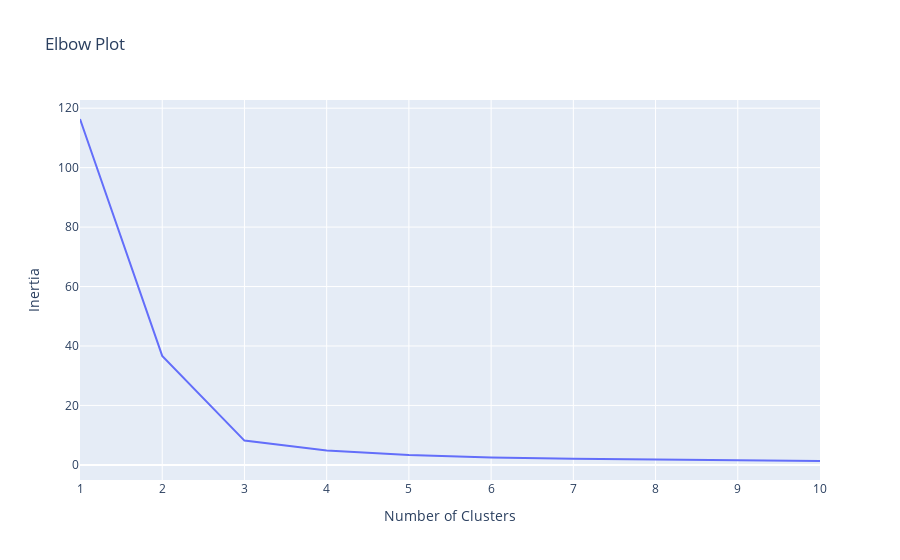

This figure's notebook cell:
### Code cell
# Selecting only the numerical columns related to mental disorders
X= df.iloc[:, 3:]
print(X.head())

# elbow plot
inertia = []
for i in range(1, 11):
    kmeans = KMeans(n_clusters=i, random_state=42)
    kmeans.fit(X)
    inertia.append(kmeans.inertia_)

# Plotting the elbow plot with plotly
fig = px.line(x=range(1, 11), y=inertia, title='Elbow Plot', labels={'x': 'Number of Clusters', 'y': 'Inertia'})
fig.show()

### Figure 1 — Plotly figure (JSON) as saved in the notebook; plotly's stock layout.template omitted (floating-point values rounded to 4 significant figures)
{"data": [{"hovertemplate": "Number of Clusters=%{x}<br>Inertia=%{y}<extra></extra>", "legendgroup": "", "line": {"color": "#636efa", "dash": "solid"}, "marker": {"symbol": "circle"}, "mode": "lines", "name": "", "orientation": "v", "showlegend": false, "type": "scatter", "x": [1, 2, 3, 4, 5, 6, 7, 8, 9, 10], "xaxis": "x", "y": [116.4, 36.67, 8.166, 4.879, 3.297, 2.484, 2.052, 1.75, 1.487, 1.306], "yaxis": "y"}], "layout": {"legend": {"tracegroupgap": 0}, "title": {"text": "Elbow Plot"}, "xaxis": {"anchor": "y", "domain": [0, 1], "title": {"text": "Number of Clusters"}}, "yaxis": {"anchor": "x", "domain": [0, 1], "title": {"text": "Inertia"}}}}
